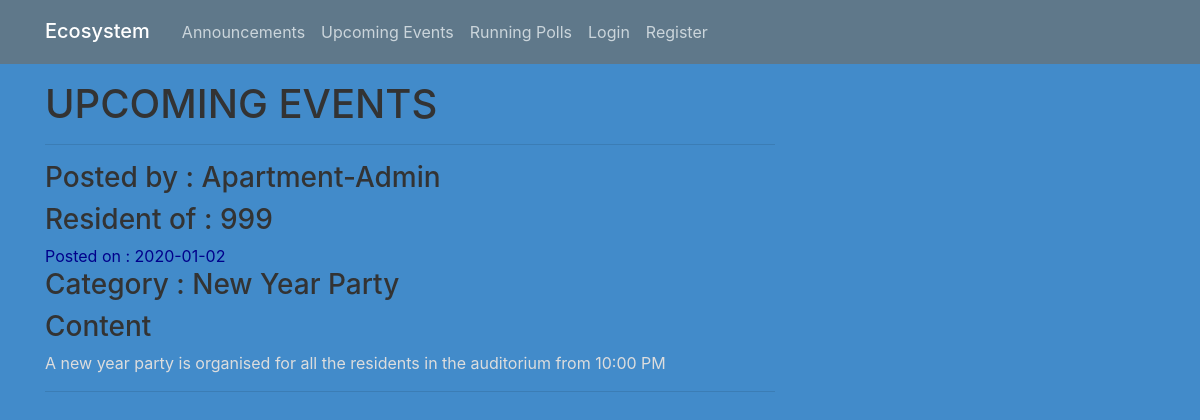
The app's page /events with its own data.
### ecosystem/models.py (models this page shows, shortened)
class Event(db.Model):
    id = db.Column(db.Integer, primary_key = True)
    category = db.Column(db.String(30), nullable=False)
    date_of_event = db.Column(db.String(20), nullable=False)
    date_posted = db.Column(db.DateTime, nullable=False, default=datetime.utcnow())
    content = db.Column(db.Text, nullable=False)
    user_id = db.Column(db.Integer, db.ForeignKey('user.id'), nullable=False)

class User(db.Model, UserMixin):
    id = db.Column(db.Integer, primary_key = True)
    username = db.Column(db.String(20), unique=True, nullable=False)
    name = db.Column(db.String(20), nullable=False)
    apt_no = db.Column(db.String(3), nullable=False, unique=True)
    password = db.Column(db.String(60), nullable=False)
    posts = db.relationship('Post', backref='author', lazy=True)
    events = db.relationship('Event', backref='author', lazy=True)
    polls = db.relationship('Poll', backref='author', lazy=True)

### ecosystem/routes.py (the view)
@app.route("/events")
def events():
    events = Event.query.all()
    return render_template('events.html', events=events)

### ecosystem/templates/events.html
{% extends "layout.html" %}
{% block content %}
    <h1>UPCOMING EVENTS</h1>
    {% for event in events %}
        <hr>
        <h3>Posted by : {{ event.author.name }}</h3>
        <h3>Resident of : {{ event.author.apt_no }}</h3>
        <a href="{{ url_for('event', event_id = event.id) }}">Posted on : {{ event.date_posted.strftime('%Y-%m-%d') }}</a>
        <h3>Category : {{ event.category }}</h3>
        <h3>Content</h3>
        <p>{{ event.content }}</p>
        <hr>
    {% endfor %}
{% endblock content %}

### ecosystem/static/main.css (style rules this page uses)
body { background-color: #428bca; color: #333333; margin-top: 5rem; }
h1, h2, h3, h4, h5, h6 { color: #333333; }
a { color: #00008B; }
p { color: #dddddd; }

### records on screen
Event: author.name "Apartment-Admin", author.apt_no "999", date_posted "2020-01-02", category "New Year Party", content "A new year party is organised for all the residents in the auditorium from 10:00 PM"
